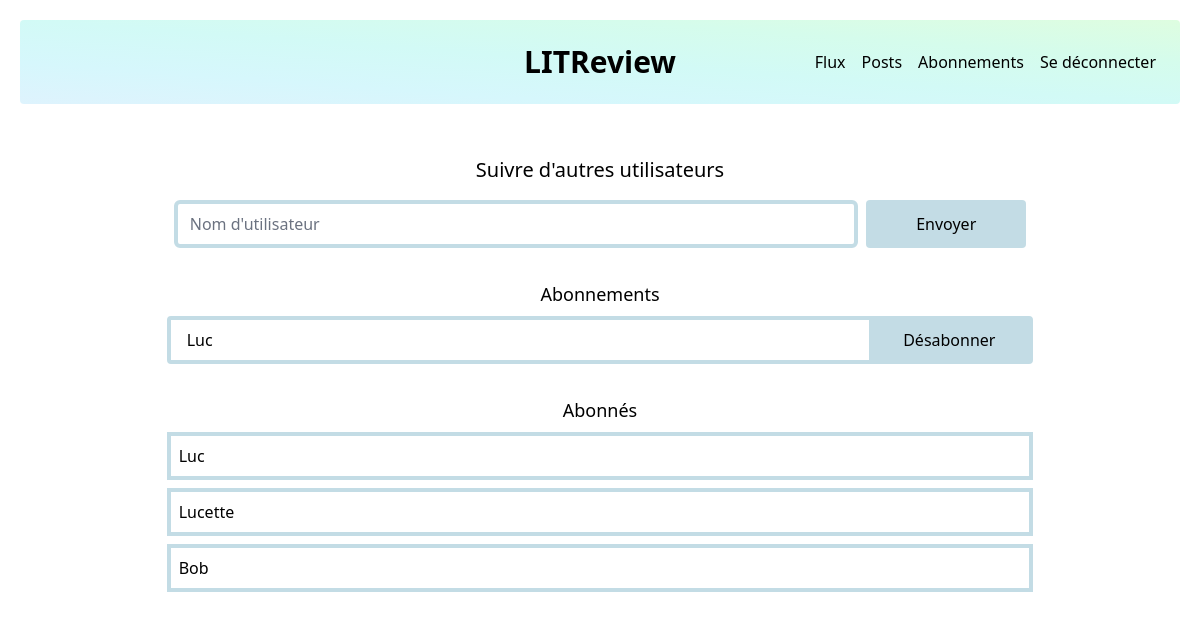
Screenshot of /subscribes/ (signed in) with the database file from the repository.
### LITRevu_app/models.py (models this page shows)
class UserFollows(models.Model):
    user = models.ForeignKey(
        to=settings.AUTH_USER_MODEL,
        on_delete=models.CASCADE,
        related_name='following')
    followed_user = models.ForeignKey(
        to=settings.AUTH_USER_MODEL,
        on_delete=models.CASCADE,
        related_name='followed_by')
    class Meta:
        unique_together = ('user', 'followed_user', )

### LITRevu_app/views.py (the view)
# urls.py: path('subscribes/', views.subscribes_view, name='subscribes'),
@login_required
def subscribes_view(request):
    subscriptions = UserFollows.objects.filter(user=request.user)
    followers = UserFollows.objects.filter(followed_user=request.user)
    return render(request, "subscribes.html", {
        "subscriptions": subscriptions,
        "followers": followers
        })

### LITRevu_app/templates/subscribes.html (shortened to what this page needs)
{% extends "base.html" %}
{% load static tailwind_tags %}
{% block content %}
<div class="subscribes_container  m-8 w-11/12 ">
    <div class="search_follow_container ">
        <h2 class="text-xl mb-4 flex justify-center">Suivre d'autres utilisateurs</h2>
        <form method="post" action="{% url 'follow_user' %}" class="flex justify-center">
            <input type="text" id="username" name="username" class=" border-4 w-8/12 border-tertiary rounded-md " placeholder="Nom d'utilisateur">
            <button type="submit" class=" ml-2 bg-tertiary font-medium hover:bg-secondary  px-3 w-40 rounded" title="Envoyer">Envoyer</button>
        </form>
    </div>
    <div class="follow_container">
        <h2 class="text-lg mt-8 flex justify-center">Abonnements</h2>
        <ul>
            {% for subscription in subscriptions %}
                <li class="follow_list mt-2 mx-20 pl-4 border-4 border-tertiary flex justify-between rounded items-center">
                    {{ subscription.followed_user.username }}
                    <form method="post" action="{% url 'unfollow_user' subscription.followed_user.id %}" class="inline">
                        <button type="submit" class="bg-tertiary font-medium hover:bg-secondary w-40 p-2 flex justify-center" title="Désabonner">Désabonner</button>
                    </form>
                </li>
            {% endfor %}
        </ul>
    </div>
    <div class="follower_container flex justify-center flex-col">
        <h2 class="text-lg mt-8 flex justify-center">Abonnés</h2>
        <ul>
            {% for follower in followers %}
                <li class="follower_list border-4 border-tertiary mt-2 mx-20 p-2">
                    {{ follower.user.username }}
                </li>
            {% endfor %}
        </ul>
    </div>
</div>
{% endblock %}

### LITRevu_app/templates/base.html (shortened to what this page needs)
{% load static tailwind_tags %}
<!DOCTYPE html>
<html lang="en">
<head>
    {% tailwind_css %}
</head>
<body>
    <header>
        <div class="container_header flex justify-between items-center m-5 p-6 bg-custom-gradient rounded ">
            <h1 class="title_header text-3xl font-bold text-center ">LITReview</h1>
            <div class="flex-1 flex justify-end">
                {% if request.path != '/' and request.path != '/register/' %}
                    <nav class="nav_header flex space-x-4">
                        <a href="{% url 'flux' %}" class=" hover:text-blue-700 font-medium " title="Flux">Flux</a>
                        <a href="{% url 'post' %}" class=" hover:text-blue-700 font-medium " title="Posts">Posts</a>
                        <a href="{% url 'subscribes' %}" class=" hover:text-blue-700 font-medium " title="Abonnements">Abonnements</a>
                        <a href="{% url 'logout' %}" class=" hover:text-blue-700 font-medium " title="Se connecter">Se déconnecter</a>
                    </nav>
                {% endif %}
            </div>
        </div>
    </header>
    <main class="flex justify-center mb-16 mx-10">
        {% block content %}{% endblock %}
    </main>
</body>
</html>

### rows the page displays
UserFollows: followed_user.username "Luc"
UserFollows: user.username "Luc"
UserFollows: user.username "Lucette"
UserFollows: user.username "Bob"
